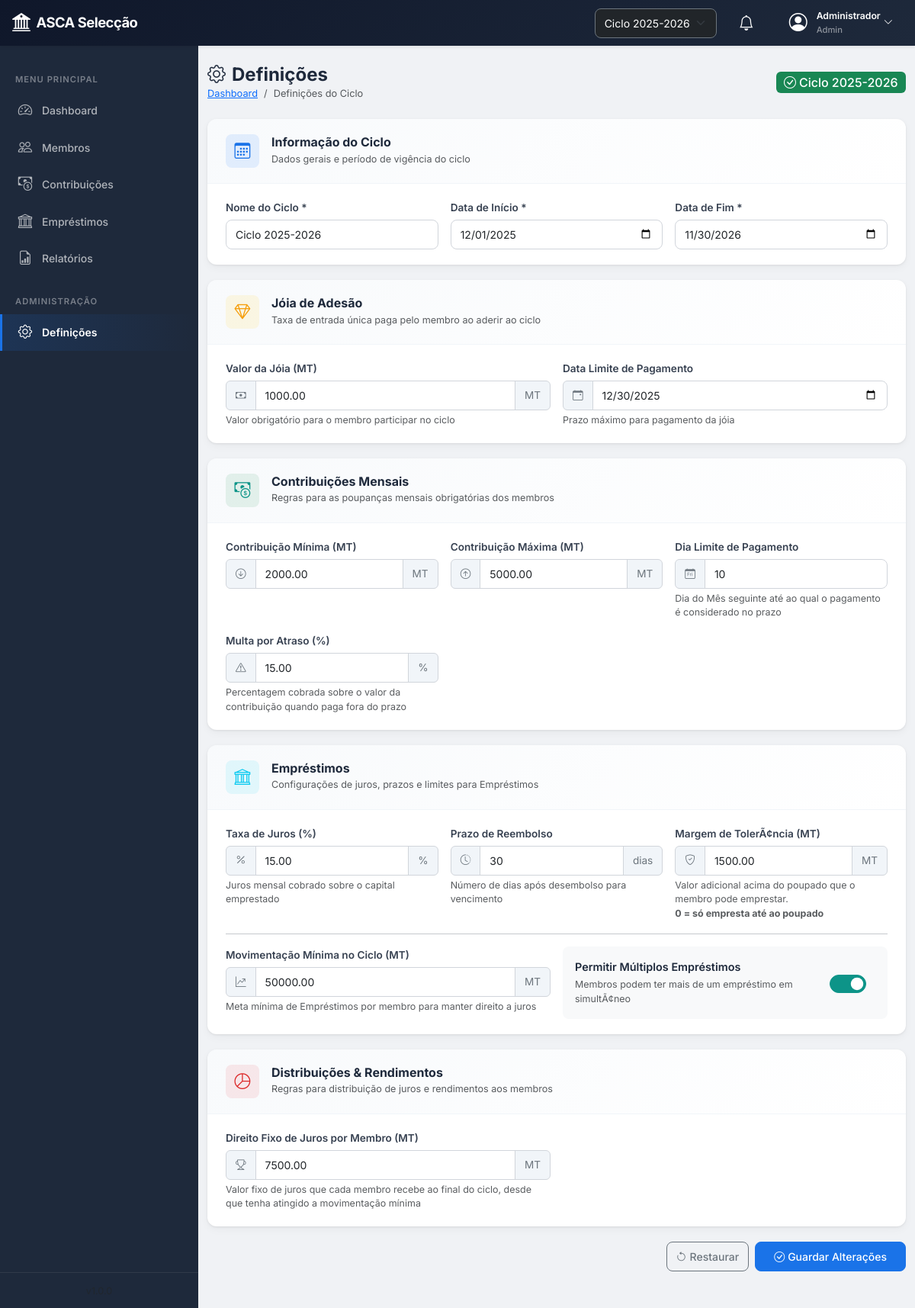
/pages/definicoes.php (signed in), run on the app's committed database.
### tables this page shows
CREATE TABLE `cycles` (
  `id` int(11) NOT NULL,
  `name` varchar(50) NOT NULL,
  `start_date` date NOT NULL,
  `end_date` date NOT NULL,
  `joia_amount` decimal(12,2) NOT NULL DEFAULT 1000.00,
  `joia_deadline` date NOT NULL,
  `min_monthly` decimal(12,2) NOT NULL DEFAULT 2000.00,
  `max_monthly` decimal(12,2) NOT NULL DEFAULT 5000.00,
  `monthly_deadline_day` int(11) NOT NULL DEFAULT 10,
  `late_fee_pct` decimal(5,2) NOT NULL DEFAULT 15.00,
  `loan_interest_pct` decimal(5,2) NOT NULL DEFAULT 15.00,
  `loan_repayment_days` int(11) NOT NULL DEFAULT 30,
  `min_loan_movement` decimal(12,2) NOT NULL DEFAULT 50000.00,
  `allow_multiple_loans` tinyint(1) NOT NULL DEFAULT 1,
  `loan_tolerance_margin` decimal(12,2) NOT NULL DEFAULT 0.00,
  `fixed_interest_entitlement` decimal(12,2) NOT NULL DEFAULT 7500.00,
  `is_active` tinyint(1) DEFAULT 1,
  `created_at` datetime DEFAULT current_timestamp()
);

### config/database.php (called while the page is built, shortened)
<?php
class Database {
    private static ?Database $instance = null;
    private PDO $pdo;
    private string $host;
    private string $dbname;
    private string $username;
    private string $password;
    private string $charset = 'utf8mb4';
    private function __construct() {
        $hostHeader = $_SERVER['HTTP_HOST'] ?? '';
        $isLocal = (strpos($hostHeader, 'localhost') !== false || $hostHeader === '127.0.0.1');
        if ($isLocal) {
            $this->host     = getenv('DB_HOST') ?: '127.0.0.1';
            $this->dbname   = getenv('DB_NAME') ?: 'asca_seleccao';
            $this->username = getenv('DB_USER') ?: 'root';
            $this->password = getenv('DB_PASS') ?: '';
        } else {
            $this->host     = getenv('DB_HOST') ?: 'localhost';
            $this->dbname   = getenv('DB_NAME') ?: 'fdlmoz_ascaselecdb';
            $this->username = getenv('DB_USER') ?: 'fdlmoz_ascselecusr';
            $this->password = getenv('DB_PASS') ?: 'M_ym9.@r4HdbMpET';
        }
        if (strpos($this->host, ':') !== false) {
            [$hostPart, $portPart] = explode(':', $this->host, 2);
            $this->host = $hostPart;
            $this->port = $portPart;
        } else {
            $this->port = '3306';
        }
        $dsn = "mysql:host={$this->host};port={$this->port};dbname={$this->dbname};charset={$this->charset}";
        try {
            $this->pdo = new PDO($dsn, $this->username, $this->password, [
                PDO::ATTR_ERRMODE            => PDO::ERRMODE_EXCEPTION,
                PDO::ATTR_DEFAULT_FETCH_MODE => PDO::FETCH_ASSOC,
                PDO::ATTR_EMULATE_PREPARES   => false,
            ]);
        } catch (PDOException $e) {
            die("Erro de conexão à base de dados: " . $e->getMessage());
        }
    }
    public static function getInstance(): self {
        if (self::$instance === null) {
            self::$instance = new self();
        }
        return self::$instance;
    }
    public function query(string $sql, array $params = []): PDOStatement {
        $stmt = $this->pdo->prepare($sql);
        $stmt->execute($params);
        return $stmt;
    }
    public function fetch(string $sql, array $params = []): array|false {
        return $this->query($sql, $params)->fetch();
    }
}

### config/session.php (called while the page is built, shortened)
<?php
function getSelectedCycleId(): ?int {
    return $_SESSION['selected_cycle_id'] ?? null;
}

### includes/functions.php (called while the page is built, shortened)
<?php
require_once __DIR__ . '/../config/constants.php';
require_once __DIR__ . '/../config/database.php';
function sanitize(string $input): string {
    return htmlspecialchars(trim($input), ENT_QUOTES, 'UTF-8');
}
function getActiveCycle(): ?array {
    $db = Database::getInstance();
    $cycleId = getSelectedCycleId();
    if ($cycleId) {
        $cycle = $db->fetch("SELECT * FROM cycles WHERE id = ?", [$cycleId]);
        if ($cycle) return $cycle;
    }
    $cycle = $db->fetch("SELECT * FROM cycles WHERE is_active = 1 ORDER BY start_date DESC LIMIT 1");
    return $cycle;
}

### pages/definicoes.php (the view, shortened to what this page needs)
<?php
require_once __DIR__ . '/../config/session.php';
require_once __DIR__ . '/../includes/header.php';
require_once __DIR__ . '/../includes/sidebar.php';
$cycle = getActiveCycle();
?>
<div class="page-header">
    <div>
        <h1><i class="bi bi-gear me-2"></i>Definições</h1>
        <nav aria-label="breadcrumb">
            <ol class="breadcrumb">
                <li class="breadcrumb-item"><a href="dashboard.php">Dashboard</a></li>
                <li class="breadcrumb-item active">Definições do Ciclo</li>
            </ol>
        </nav>
    </div>
    <?php if ($cycle): ?>
    <div>
        <span class="badge bg-success fs-6"><i class="bi bi-check-circle me-1"></i><?= sanitize($cycle['name']) ?></span>
    </div>
    <?php endif; ?>
</div>
<?php if ($cycle): ?>
<form id="formDefinicoes" method="POST">
    <div class="settings-section">
        <div class="settings-section-header">
            <div class="settings-icon bg-primary bg-opacity-10 text-primary">
                <i class="bi bi-calendar3"></i>
            </div>
            <div>
                <h5 class="mb-0">Informação do Ciclo</h5>
                <small class="text-muted">Dados gerais e período de vigência do ciclo</small>
            </div>
        </div>
        <div class="settings-section-body">
            <div class="row g-3">
                <div class="col-md-4">
                    <label class="form-label fw-semibold">Nome do Ciclo *</label>
                    <input type="text" class="form-control" name="name" value="<?= sanitize($cycle['name']) ?>" required>
                </div>
                <div class="col-md-4">
                    <label class="form-label fw-semibold">Data de Início *</label>
                    <input type="date" class="form-control" name="start_date" value="<?= $cycle['start_date'] ?>" required>
                </div>
                <div class="col-md-4">
                    <label class="form-label fw-semibold">Data de Fim *</label>
                    <input type="date" class="form-control" name="end_date" value="<?= $cycle['end_date'] ?>" required>
                </div>
            </div>
        </div>
    </div>
    <div class="settings-section">
        <div class="settings-section-header">
            <div class="settings-icon bg-warning bg-opacity-10 text-warning">
                <i class="bi bi-gem"></i>
            </div>
            <div>
                <h5 class="mb-0">Jóia de Adesão</h5>
                <small class="text-muted">Taxa de entrada única paga pelo membro ao aderir ao ciclo</small>
            </div>
        </div>
        <div class="settings-section-body">
            <div class="row g-3">
                <div class="col-md-6">
                    <label class="form-label fw-semibold">Valor da Jóia (MT)</label>
                    <div class="input-group">
                        <span class="input-group-text"><i class="bi bi-cash"></i></span>
                        <input type="number" class="form-control" name="joia_amount" value="<?= $cycle['joia_amount'] ?>" step="100" min="0">
                        <span class="input-group-text">MT</span>
                    </div>
                    <small class="text-muted">Valor obrigatório para o membro participar no ciclo</small>
                </div>
                <div class="col-md-6">
                    <label class="form-label fw-semibold">Data Limite de Pagamento</label>
                    <div class="input-group">
                        <span class="input-group-text"><i class="bi bi-calendar-event"></i></span>
                        <input type="date" class="form-control" name="joia_deadline" value="<?= $cycle['joia_deadline'] ?>">
                    </div>
                    <small class="text-muted">Prazo máximo para pagamento da jóia</small>
                </div>
            </div>
        </div>
    </div>
    <div class="settings-section">
        <div class="settings-section-header">
            <div class="settings-icon bg-success bg-opacity-10 text-success">
                <i class="bi bi-cash-coin"></i>
            </div>
            <div>
                <h5 class="mb-0">Contribuições Mensais</h5>
                <small class="text-muted">Regras para as poupanças mensais obrigatórias dos membros</small>
            </div>
        </div>
        <div class="settings-section-body">
            <div class="row g-3">
                <div class="col-md-4">
                    <label class="form-label fw-semibold">Contribuição Mínima (MT)</label>
                    <div class="input-group">
                        <span class="input-group-text"><i class="bi bi-arrow-down-circle"></i></span>
                        <input type="number" class="form-control" name="min_monthly" value="<?= $cycle['min_monthly'] ?>" step="100" min="0">
                        <span class="input-group-text">MT</span>
                    </div>
                </div>
                <div class="col-md-4">
                    <label class="form-label fw-semibold">Contribuição Máxima (MT)</label>
                    <div class="input-group">
                        <span class="input-group-text"><i class="bi bi-arrow-up-circle"></i></span>
                        <input type="number" class="form-control" name="max_monthly" value="<?= $cycle['max_monthly'] ?>" step="100" min="0">
                        <span class="input-group-text">MT</span>
                    </div>
                </div>
                <div class="col-md-4">
                    <label class="form-label fw-semibold">Dia Limite de Pagamento</label>
                    <div class="input-group">
                        <span class="input-group-text"><i class="bi bi-calendar-day"></i></span>
                        <input type="number" class="form-control" name="monthly_deadline_day" value="<?= $cycle['monthly_deadline_day'] ?>" min="1" max="28">
                    </div>
                    <small class="text-muted">Dia do Mês seguinte até ao qual o pagamento é considerado no prazo</small>
                </div>
                <div class="col-md-4">
                    <label class="form-label fw-semibold">Multa por Atraso (%)</label>
                    <div class="input-group">
                        <span class="input-group-text"><i class="bi bi-exclamation-triangle"></i></span>
                        <input type="number" class="form-control" name="late_fee_pct" value="<?= $cycle['late_fee_pct'] ?>" step="0.5" min="0" max="100">
                        <span class="input-group-text">%</span>
                    </div>
                    <small class="text-muted">Percentagem cobrada sobre o valor da contribuição quando paga fora do prazo</small>
                </div>
            </div>
        </div>
    </div>
    <div class="settings-section">
        <div class="settings-section-header">
            <div class="settings-icon bg-info bg-opacity-10 text-info">
                <i class="bi bi-bank"></i>
            </div>
            <div>
                <h5 class="mb-0">Empréstimos</h5>
                <small class="text-muted">Configurações de juros, prazos e limites para Empréstimos</small>
            </div>
        </div>
        <div class="settings-section-body">
            <div class="row g-3">
                <div class="col-md-4">
                    <label class="form-label fw-semibold">Taxa de Juros (%)</label>
                    <div class="input-group">
                        <span class="input-group-text"><i class="bi bi-percent"></i></span>
                        <input type="number" class="form-control" name="loan_interest_pct" value="<?= $cycle['loan_interest_pct'] ?>" step="0.5" min="0" max="100">
                        <span class="input-group-text">%</span>
                    </div>
                    <small class="text-muted">Juros mensal cobrado sobre o capital emprestado</small>
                </div>
                <div class="col-md-4">
                    <label class="form-label fw-semibold">Prazo de Reembolso</label>
                    <div class="input-group">
                        <span class="input-group-text"><i class="bi bi-clock-history"></i></span>
                        <input type="number" class="form-control" name="loan_repayment_days" value="<?= $cycle['loan_repayment_days'] ?>" min="7" max="365">
                        <span class="input-group-text">dias</span>
                    </div>
                    <small class="text-muted">Número de dias após desembolso para vencimento</small>
                </div>
                <div class="col-md-4">
                    <label class="form-label fw-semibold">Margem de TolerÃ¢ncia (MT)</label>
                    <div class="input-group">
                        <span class="input-group-text"><i class="bi bi-shield-check"></i></span>
                        <input type="number" class="form-control" name="loan_tolerance_margin" value="<?= $cycle['loan_tolerance_margin'] ?? 0 ?>" step="500" min="0">
                        <span class="input-group-text">MT</span>
                    </div>
                    <small class="text-muted">Valor adicional acima do poupado que o membro pode emprestar.<br><strong>0 = só empresta até ao poupado</strong></small>
                </div>
            </div>
            <hr class="my-3">
            <div class="row g-3">
                <div class="col-md-6">
                    <label class="form-label fw-semibold">Movimentação Mínima no Ciclo (MT)</label>
                    <div class="input-group">
                        <span class="input-group-text"><i class="bi bi-graph-up-arrow"></i></span>
                        <input type="number" class="form-control" name="min_loan_movement" value="<?= $cycle['min_loan_movement'] ?>" step="1000" min="0">
                        <span class="input-group-text">MT</span>
                    </div>
                    <small class="text-muted">Meta mínima de Empréstimos por membro para manter direito a juros</small>
                </div>
                <div class="col-md-6">
                    <div class="d-flex align-items-center justify-content-between p-3 bg-light rounded-3 h-100">
                        <div>
                            <div class="fw-semibold">Permitir Múltiplos Empréstimos</div>
                            <small class="text-muted">Membros podem ter mais de um empréstimo em simultÃ¢neo</small>
                        </div>
                        <div class="form-check form-switch ms-3">
                            <input class="form-check-input fs-4" type="checkbox" role="switch" name="allow_multiple_loans" value="1"
                                <?= ($cycle['allow_multiple_loans'] ?? 1) ? 'checked' : '' ?>>
                        </div>
                    </div>
                </div>
            </div>
        </div>
    </div>
    <div class="settings-section">
        <div class="settings-section-header">
            <div class="settings-icon bg-danger bg-opacity-10 text-danger">
                <i class="bi bi-pie-chart"></i>
            </div>
            <div>
                <h5 class="mb-0">Distribuições & Rendimentos</h5>
                <small class="text-muted">Regras para distribuição de juros e rendimentos aos membros</small>
            </div>
        </div>
        <div class="settings-section-body">
            <div class="row g-3">
                <div class="col-md-6">
                    <label class="form-label fw-semibold">Direito Fixo de Juros por Membro (MT)</label>
                    <div class="input-group">
                        <span class="input-group-text"><i class="bi bi-trophy"></i></span>
                        <input type="number" class="form-control" name="fixed_interest_entitlement" value="<?= $cycle['fixed_interest_entitlement'] ?>" step="500" min="0">
                        <span class="input-group-text">MT</span>
                    </div>
                    <small class="text-muted">Valor fixo de juros que cada membro recebe ao final do ciclo, desde que tenha atingido a movimentação mínima</small>
                </div>
            </div>
        </div>
    </div>
    <div class="d-flex justify-content-end gap-2 mb-4">
        <button type="reset" class="btn btn-outline-secondary">
            <i class="bi bi-arrow-counterclockwise me-1"></i>Restaurar
        </button>
        <button type="submit" class="btn btn-primary btn-lg px-4">
            <i class="bi bi-check-circle me-1"></i>Guardar Alterações
        </button>
    </div>
</form>
<?php endif; ?>
<?php require_once __DIR__ . '/../includes/footer.php'; ?>

### data on the page
cycles: name "Ciclo 2025-2026", start_date "12/01/2025", end_date "11/30/2026", joia_amount "1000.00", joia_deadline "12/30/2025", min_monthly "2000.00", max_monthly "5000.00", monthly_deadline_day "10", late_fee_pct "15.00", loan_interest_pct "15.00", loan_repayment_days "30", loan_tolerance_margin "1500.00", min_loan_movement "50000.00", allow_multiple_loans "☑", fixed_interest_entitlement "7500.00"

### other printed values
APP_NAME "ASCA Selecção"
$currentUser['full_name'] "Administrador"
$currentUser['role'] "Admin"
form field value "Ciclo 2025-2026"
